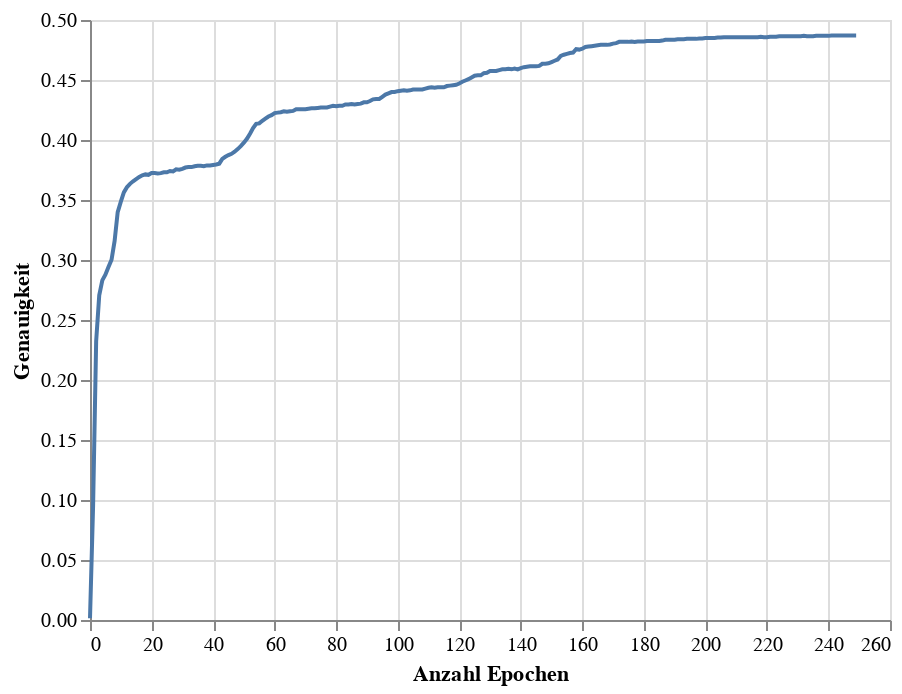

Here is the notebook cell this chart was saved with:
### Code cell
accuracy_chart = alt.Chart(accuracy_df).mark_line().encode(
    x=alt.X('Epoch',title = 'Anzahl Epochen'),
    y=alt.Y('Accuracy', title = 'Genauigkeit')
)
accuracy_chart

### Figure 1 — Vega-Lite specification as saved in the notebook (floating-point values rounded to 4 significant figures; data arrays with more than 128 entries replaced by an {"elided": "..."} marker saying what was removed)
{"config": {"view": {"continuousWidth": 400, "continuousHeight": 300}}, "data": {"name": "data-84e96bedb7034b1e62795a65bdc406f3"}, "mark": "line", "encoding": {"x": {"field": "Epoch", "title": "Anzahl Epochen", "type": "quantitative"}, "y": {"field": "Accuracy", "title": "Genauigkeit", "type": "quantitative"}}, "$schema": "https://vega.github.io/schema/vega-lite/v4.17.0.json", "datasets": {"data-84e96bedb7034b1e62795a65bdc406f3": {"elided": "250 records"}}}
